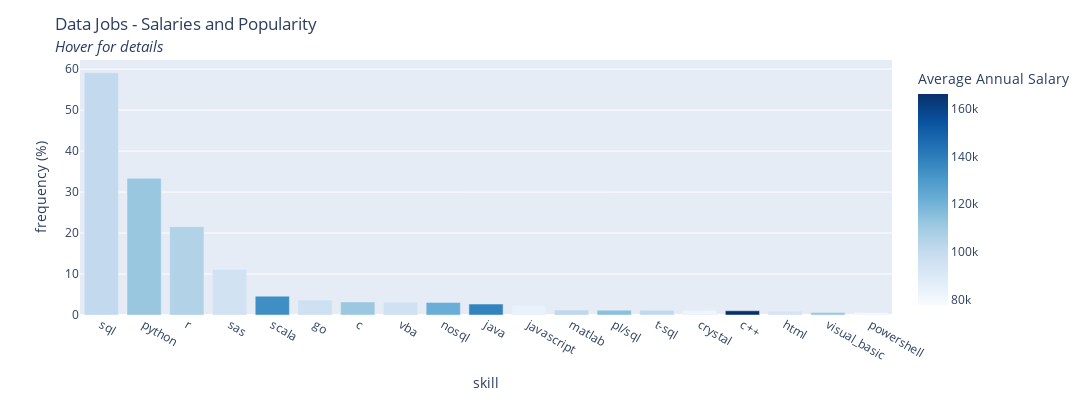

Notebook cell for this chart:
### Markdown cell above
### What are top skills overall?

### Code cell
top_skills_df = get_top_skills(jobs_df_cleaned, 100)

interact(update_plot, top_n=top_n_slider, skill_list=skill_list_dropdown)

### Figure 1 — Plotly figure (JSON) as saved in the notebook; plotly's stock layout.template omitted (floating-point values rounded to 4 significant figures)
{"data": [{"alignmentgroup": "True", "hoverlabel": {"font": {"size": 20}}, "hovertemplate": "\n    <b>Skill:</b> %{x} <br>     <b>Frequency:</b> %{y}% <br>     <b>Average Salary:</b> $%{marker.color}<extra></extra>", "legendgroup": "", "marker": {"color": [100564, 112009, 105394, 94600, 134068, 95965, 111588, 95515, 122184, 137930, 83901, 102124, 115328, 101712, 81657, 166101, 93001, 112190, 77794], "coloraxis": "coloraxis", "pattern": {"shape": ""}}, "name": "", "offsetgroup": "", "orientation": "v", "showlegend": false, "textfont": {"size": 20}, "textposition": "auto", "type": "bar", "x": ["sql", "python", "r", "sas", "scala", "go", "c", "vba", "nosql", "java", "javascript", "matlab", "pl/sql", "t-sql", "crystal", "c++", "html", "visual_basic", "powershell"], "xaxis": "x", "y": [59.11, 33.35, 21.55, 11.13, 4.59, 3.68, 3.19, 3.14, 3.08, 2.68, 2.38, 1.2, 1.18, 1.13, 1.11, 1.03, 0.95, 0.6, 0.57], "yaxis": "y"}], "layout": {"barmode": "relative", "coloraxis": {"colorbar": {"title": {"text": "Average Annual Salary"}}, "colorscale": [[0, "rgb(247,251,255)"], [0.125, "rgb(222,235,247)"], [0.25, "rgb(198,219,239)"], [0.375, "rgb(158,202,225)"], [0.5, "rgb(107,174,214)"], [0.625, "rgb(66,146,198)"], [0.75, "rgb(33,113,181)"], [0.875, "rgb(8,81,156)"], [1, "rgb(8,48,107)"]]}, "height": 400, "legend": {"tracegroupgap": 0}, "margin": {"t": 60}, "title": {"text": "Data Jobs - Salaries and Popularity<br><i style='font-size: 15px;'>Hover for details</i>"}, "width": 1200, "xaxis": {"anchor": "y", "domain": [0, 1], "title": {"text": "skill"}}, "yaxis": {"anchor": "x", "domain": [0, 1], "title": {"text": "frequency (%)"}}}}
